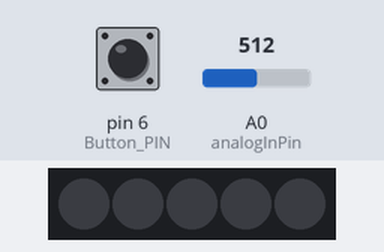
A sketch run on a simulated Arduino Uno, built with avr-gcc and run on an emulated ATmega328P. Parts: 5 RGB LEDs in strip order, left to right. The test bench sets the inputs (shaded band); at power-on: pin 6 (Button_PIN) HIGH, A0 (analogInPin) = 512. Dim RGB values are drawn brighter than linear.

Above: at 2.2 s.
2.3 s: pin 6 (Button_PIN) pulled LOW for 0.15 s
At 3.36 s:
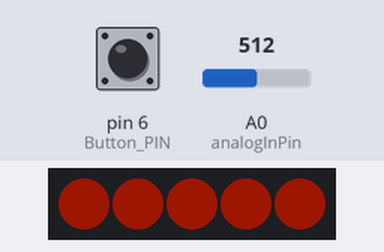
5.4 s: A0 (analogInPin) set to 716
8.4 s: A0 (analogInPin) set to 511
At 9.02 s:
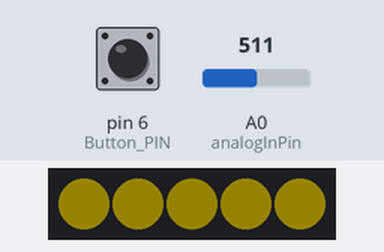
11.0 s: A0 (analogInPin) set to 306
At 11.84 s:
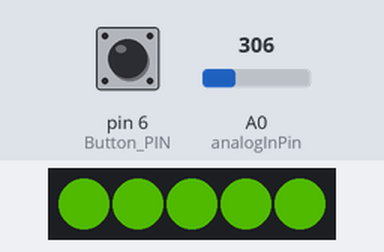
13.4 s: pin 6 (Button_PIN) pulled LOW for 1 s
15.9 s: pin 6 (Button_PIN) pulled LOW for 3.2 s
At 23.69 s:
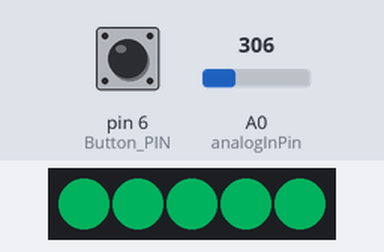
Timing chart, 0 to 25.2 s (numbered marks = the images above; inputs shaded):
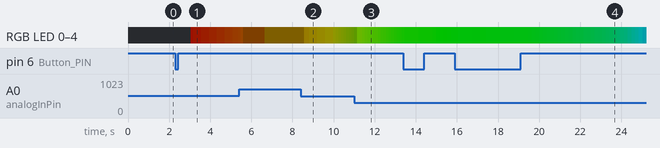

The sketch:

Color_RGB.ino
```cpp
#include <FastLED.h>
#define LED_PIN     7
#define Button_PIN 6
#define analogInPin  A0
#define NUM_LEDS    5
#define CHIPSET     WS2811
#define COLOR_ORDER GRB
#define TEMPERATURE_2 Tungsten100W
CRGB leds[NUM_LEDS];
int BRIGHTNESS = 10;
int hVal = 255;
int mode_state = 0;
int DELAYTIME = 0;
int sensorValue = 0;
int outputValue = 0;
void loop()
{
  if (digitalRead(Button_PIN) == LOW) // 按钮在按下后是LOW的状态
  {
    switch (mode_state) {
      case 0:
        mode_state++;
        break;
      case 1:
        mode_state = 0;
        break;
    }
    delay(500);
  }
  sensorValue = analogRead(analogInPin);
  outputValue = map(sensorValue, 0, 1023, 255, 0);
  switch (mode_state) {
    case 0:         //色调控制
      DELAYTIME = outputValue;
      break;
    case 1:         //亮度控制
      BRIGHTNESS = outputValue;
      break;
  }
  if (hVal == 256) {
    hVal = 0;
  }
  hVal++;
  CHSV myHSVcolor(hVal, 255, BRIGHTNESS);
  FastLED.setBrightness(BRIGHTNESS);
  fill_solid(leds, NUM_LEDS, myHSVcolor);
  delay(DELAYTIME);
  FastLED.show();
}

void setup() {
  FastLED.clear();
  pinMode(Button_PIN, INPUT_PULLUP);
  delay( 1000 ); // power-up safety delay
  FastLED.addLeds<CHIPSET, LED_PIN, COLOR_ORDER>(leds, NUM_LEDS).setCorrection( TypicalSMD5050 );
  FastLED.setBrightness(127);
}
```

Measured:
- after the input at 2.3 s, RGB LED 0–4: off → RGB(29, 3, 0) after 0.74 s, → RGB(28, 4, 0) 0.13 s later, → RGB(27, 5, 0) 0.39 s later, → RGB(26, 6, 0) 0.39 s later, … (9 changes in this stretch); the LEDs: first change after 0.74 s (image 1 shows a later state)
